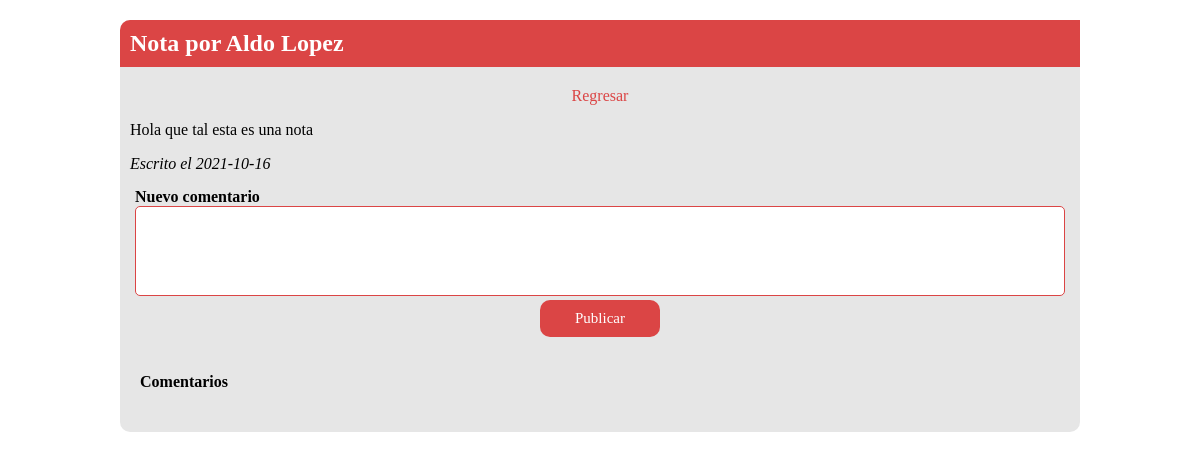
Page /nota?id=1 (signed in) on the committed database.
### tables this page shows
CREATE TABLE `personal` (
  `idpersonal` int(11) NOT NULL,
  `apepaterno` varchar(80) NOT NULL,
  `apematerno` varchar(80) NOT NULL,
  `nombre` varchar(100) NOT NULL,
  `direccion` varchar(180) NOT NULL,
  `fechadeingreso` date NOT NULL
);

CREATE TABLE `nota` (
  `idnota` int(11) NOT NULL,
  `personal` int(11) NOT NULL,
  `contenido` text NOT NULL,
  `fecha` date NOT NULL
);

### www/model/nota/ver_nota.php (called while the page is built)
<?php
    $idnota = $_GET["id"];
    $sql="SELECT * FROM nota WHERE idnota=:nota";
    $resultado=$base->prepare($sql);
    $resultado->bindValue(":nota",$idnota);
    $resultado->execute();
    $registro=$resultado->fetch((PDO::FETCH_ASSOC));
    $nota_personal = $registro["personal"];
    $contenido = $registro["contenido"];
    $fecha = $registro["fecha"];
    $sql="SELECT nombre, apepaterno FROM personal WHERE idpersonal=:personal";
    $resultado=$base->prepare($sql);
    $resultado->bindValue(":personal",$nota_personal);
    $resultado->execute();
    $registro=$resultado->fetch((PDO::FETCH_ASSOC));
    $nombre_nota = $registro["nombre"] . " " . $registro["apepaterno"]  ;
?>

### www/view/nota/nota.php (the view, shortened to what this page needs)
<div class="main">
    <div class="nota">
        <h2>Nota por <?= $nombre_nota?></h2>
        <a href="index">Regresar</a>
        <p><?= $contenido?></p>
        <i>Escrito el <?= $fecha?></i>
    </div>
    <div class="comentarios">
        <form action="<?php echo(basename($_SERVER['PHP_SELF'],".php") . '?id=' . $idnota); ?>" method="post">
            <label for="comentario"><b>Nuevo comentario</b></label>
            <textarea name="comentario" id="comentario" cols="30" rows="4"></textarea>
            <input type="submit" name="publicar-comentario" value="Publicar">
        </form>
        <h4>Comentarios</h4>
    </div>
</div>

### www/style/nota.css (style rules this page uses)
body { margin: 0; padding: 0; font-family: ProximaNova-Regular; }
.main { width: 80%; margin: 20px auto; background: #e6e6e6; border-radius: 10px; padding: 0px 0px 20px 0px; }
.main .nota h2 { background: #db4545; color: #FFFFFF; padding: 10px; border-top-left-radius: 10px; border-top-right-radius: 10pp; }
.main .nota p, .main .nota i { padding: 0px 10px; }
.main .nota a { display: block; margin: 10px auto; width: -webkit-fit-content; width: -moz-fit-content; width: fit-content; font-family: Proxima Nova Bold; color: #db4545; text-decoration: none; }
.main .comentarios > form { padding: 15px; }
.main .comentarios > form label { display: block; font-family: Proxima Nova Bold; }
.main .comentarios > form textarea { background: #FFFFFF; width: 100%; border-radius: 5px; -webkit-box-sizing: border-box; box-sizing: border-box; border: 1px solid #db4545; font-size: 15px; padding: 10px 7px; resize: none; font-family: ProximaNova-Regular; }
.main .comentarios > form input[type="submit"] { display: block; margin: 0px auto 0px auto; font-size: 15px; font-family: Proxima Nova Bold; color: #ffffff; border: 0; border-radius: 10px; background: #db4545; -webkit-box-pack: center; -ms-flex-pack: center; justify-content: center; -webkit-box-align: center; -ms-flex-align: center; align-items: center; padding: 10px 35px; }
.main .comentarios h4 { padding: 0px 20px; }

### rows in the picture
personal: nombre_nota "Aldo Lopez"
nota: contenido "Hola que tal esta es una nota", fecha "2021-10-16"
